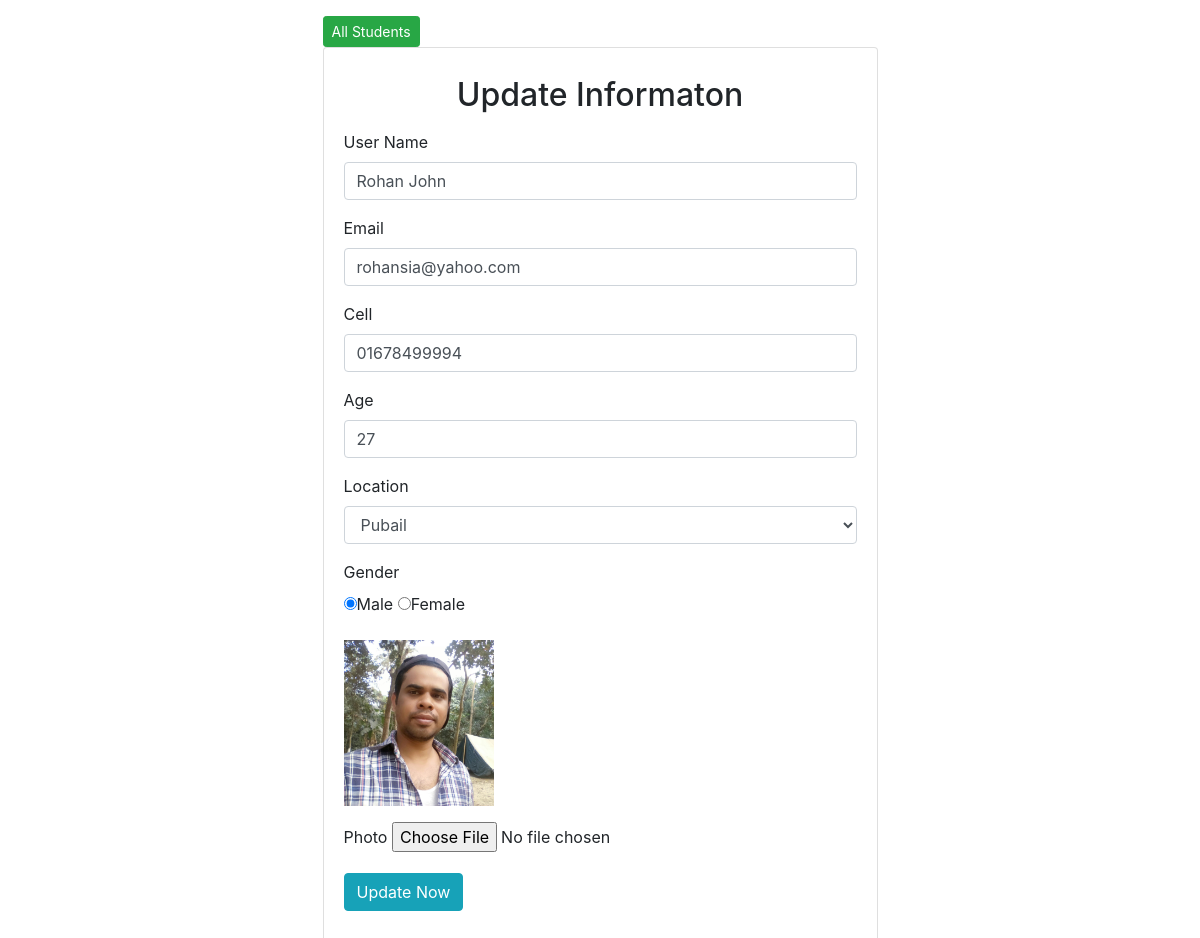
Page /edit.php?id=17 on the committed database.
### tables this page shows
CREATE TABLE `students` (
  `id` int(10) NOT NULL,
  `name` varchar(50) NOT NULL,
  `email` varchar(20) DEFAULT NULL,
  `cell` varchar(20) NOT NULL,
  `age` int(2) NOT NULL,
  `location` varchar(10) NOT NULL,
  `gender` varchar(6) NOT NULL,
  `photo` varchar(100) NOT NULL,
  `status` varchar(10) NOT NULL
);

### edit.php (the view, shortened to what this page needs)
<?php include_once "db.php"; ?>
<!DOCTYPE html>
<html lang="en">
<head>
    <link rel="stylesheet" href="css/bootstrap.min.css">
    <link rel="stylesheet" href="css/style.css">
</head>
<body>
   <?php
    if(isset($_GET['id'])){
        $id_url = $_GET['id'];
    }
       $sqli = "SELECT * FROM students WHERE id='$id_url'";
       $data =   $connection -> query($sqli);
       $single_data =$data -> fetch_assoc();
    ?>
     <div class="container">
         <div class="log w-50 mx-auto mt-3 ">
            <a class="btn btn-success btn-sm" href="table.php">All Students</a>
             <div class="card">
                 <div class="card-body ">
                       <h2 class="text-center  p-2">Update Informaton</h2>
                        <form action="<?php echo $_SERVER['PHP_SELF'];?>?id=<?php echo $id_url; ?>" method="POST" enctype="multipart/form-data">
                <div class="form-group">
                   <label for="">User Name</label>
                    <input name="name"  class="form-control" value="<?php echo $single_data ['name']?>"  type="text">
                </div>
                  <div class="form-group">
                   <label for="">Email</label>
                    <input name="email" class="form-control" value="<?php echo $single_data ['email']?>" type="email">
                </div>
                   <div class="form-group">
                   <label for="">Cell</label>
                    <input name="cell" class="form-control" value="<?php echo $single_data ['cell']?>" type="text">
                </div>
                  <div class="form-group">
                   <label for="">Age</label>
                    <input name="age" class="form-control" value="<?php echo $single_data ['age']?>" type="text">
                 </div>
                   <div class="form-group">
                   <label for="">Location</label>
                    <select name="location" class="form-control"  id="">
                        <option <?php if($single_data['location']== 'Pubail'): echo "selected"; endif;?>  value="Pubail">Pubail</option>
                    </select>
                 </div>
                 <div class="form-group">
                   <label for="">Gender</label>
                   <br>
                  <input name="gender" <?php if($single_data['gender']== 'male'): echo "checked"; endif;?> value="male" type="radio" id="male"><label for="male">Male</label>
                  <input name="gender" <?php if($single_data['gender']=='female'): echo "checked"; endif;?>
                value="female" type="radio" id="female"><label for="female">Female</label>
                </div>
                <div class="form-group">
                    <img style="width:150px" src="students/<?php echo $single_data ['photo']?>" alt="">
                </div>
                 <div class="form-group">
                     <label for="">Photo</label>
                     <input name="new_photo"  type="file">
                 </div>
                  <div class="form-group">
                    <input name="add" class="btn btn-info " type="submit" value="Update Now">
                </div>
            </form>
                 </div>
             </div>
         </div>
     </div>
</body>
</html>

### rows in the picture
students: name "Rohan John", email "rohansia@yahoo.com", cell "01678499994", age "27", location "Pubail", gender "☑ Male", gender "☐ Female", photo (picture)
